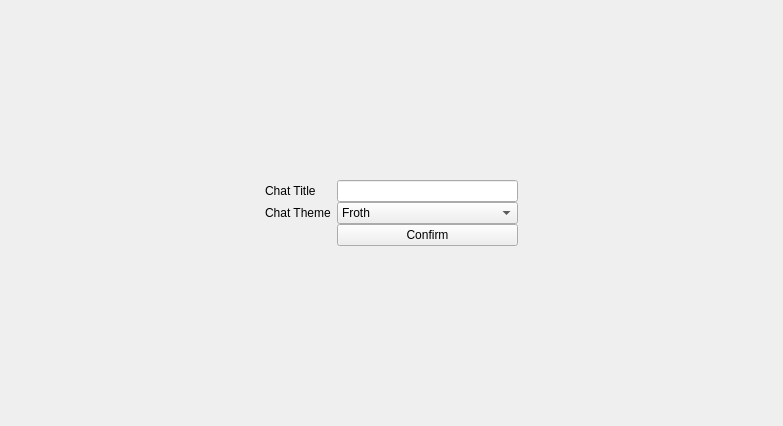
<?xml version="1.0" encoding="UTF-8"?>
<ui version="4.0">
 <class>CreateChat</class>
 <widget class="QWidget" name="CreateChat">
  <property name="geometry">
   <rect>
    <x>0</x>
    <y>0</y>
    <width>783</width>
    <height>426</height>
   </rect>
  </property>
  <property name="windowTitle">
   <string>Form</string>
  </property>
  <layout class="QGridLayout" name="gridLayout">
   <item row="0" column="1">
    <spacer name="verticalSpacer">
     <property name="orientation">
      <enum>Qt::Vertical</enum>
     </property>
     <property name="sizeHint" stdset="0">
      <size>
       <width>20</width>
       <height>129</height>
      </size>
     </property>
    </spacer>
   </item>
   <item row="1" column="0">
    <spacer name="horizontalSpacer">
     <property name="orientation">
      <enum>Qt::Horizontal</enum>
     </property>
     <property name="sizeHint" stdset="0">
      <size>
       <width>248</width>
       <height>20</height>
      </size>
     </property>
    </spacer>
   </item>
   <item row="1" column="1">
    <layout class="QFormLayout" name="formLayout">
     <property name="horizontalSpacing">
      <number>6</number>
     </property>
     <property name="verticalSpacing">
      <number>0</number>
     </property>
     <item row="0" column="0">
      <widget class="QLabel" name="chatTitleLabel">
       <property name="text">
        <string>Chat Title</string>
       </property>
      </widget>
     </item>
     <item row="0" column="1">
      <widget class="QLineEdit" name="chatTitleLineEdit"/>
     </item>
     <item row="1" column="0">
      <widget class="QLabel" name="chatThemeLabel">
       <property name="text">
        <string>Chat Theme</string>
       </property>
      </widget>
     </item>
     <item row="1" column="1">
      <widget class="QComboBox" name="chatThemeComboBox">
       <item>
        <property name="text">
         <string>Froth</string>
        </property>
       </item>
       <item>
        <property name="text">
         <string>Deep Sea</string>
        </property>
       </item>
       <item>
        <property name="text">
         <string>Ocean</string>
        </property>
       </item>
       <item>
        <property name="text">
         <string>Seaweed</string>
        </property>
       </item>
       <item>
        <property name="text">
         <string>Beach</string>
        </property>
       </item>
       <item>
        <property name="text">
         <string>Riverbed</string>
        </property>
       </item>
       <item>
        <property name="text">
         <string>Jelly</string>
        </property>
       </item>
       <item>
        <property name="text">
         <string>Coral</string>
        </property>
       </item>
      </widget>
     </item>
     <item row="2" column="1">
      <widget class="QPushButton" name="pushButton">
       <property name="text">
        <string>Confirm</string>
       </property>
      </widget>
     </item>
    </layout>
   </item>
   <item row="1" column="2">
    <spacer name="horizontalSpacer_2">
     <property name="orientation">
      <enum>Qt::Horizontal</enum>
     </property>
     <property name="sizeHint" stdset="0">
      <size>
       <width>248</width>
       <height>20</height>
      </size>
     </property>
    </spacer>
   </item>
   <item row="2" column="1">
    <spacer name="verticalSpacer_2">
     <property name="orientation">
      <enum>Qt::Vertical</enum>
     </property>
     <property name="sizeHint" stdset="0">
      <size>
       <width>20</width>
       <height>129</height>
      </size>
     </property>
    </spacer>
   </item>
  </layout>
 </widget>
 <resources/>
 <connections/>
</ui>
